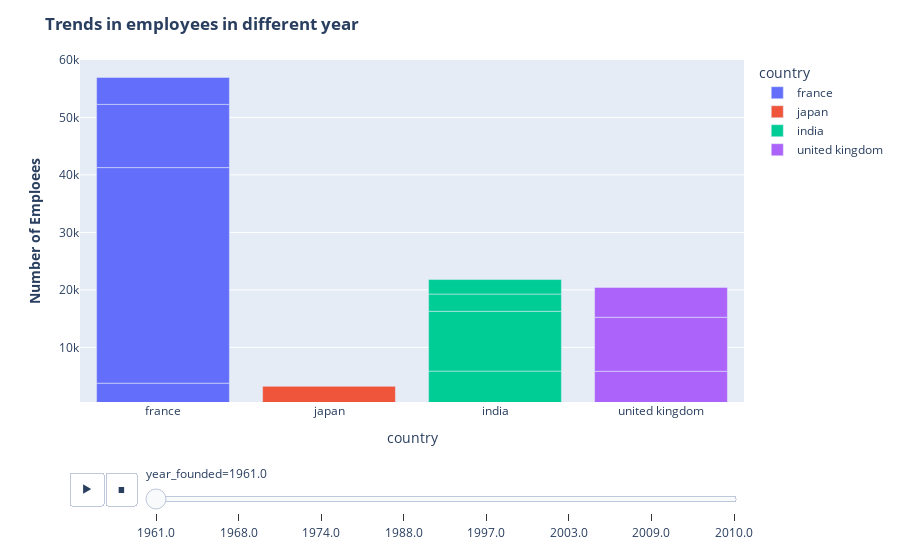

The code cell stored with this chart in its notebook:
### Code cell
import os
import plotly.graph_objects as go
fig=go.Figure()

fig = px.bar(years2, 
           x="country", 
           y="total_employee_estimate",
           color="country",
           animation_frame="year_founded", range_y=[500, 60000])
fig.update_layout(template="plotly",title='<b>Trends in employees in different year</b>',
                 yaxis_title='<b>Number of Emploees</b>')
fig.show()

### Figure 1 — Plotly figure (JSON) as saved in the notebook; plotly's stock layout.template omitted (floating-point values rounded to 4 significant figures)
{"data": [{"alignmentgroup": "True", "hovertemplate": "country=%{x}<br>year_founded=1961.0<br>total_employee_estimate=%{y}<extra></extra>", "legendgroup": "france", "marker": {"color": "#636efa", "pattern": {"shape": ""}}, "name": "france", "offsetgroup": "france", "orientation": "v", "showlegend": true, "textposition": "auto", "type": "bar", "x": ["france", "france", "france", "france"], "xaxis": "x", "y": [3775, 37506, 10998, 4698], "yaxis": "y"}, {"alignmentgroup": "True", "hovertemplate": "country=%{x}<br>year_founded=1961.0<br>total_employee_estimate=%{y}<extra></extra>", "legendgroup": "japan", "marker": {"color": "#EF553B", "pattern": {"shape": ""}}, "name": "japan", "offsetgroup": "japan", "orientation": "v", "showlegend": true, "textposition": "auto", "type": "bar", "x": ["japan"], "xaxis": "x", "y": [3227], "yaxis": "y"}, {"alignmentgroup": "True", "hovertemplate": "country=%{x}<br>year_founded=1961.0<br>total_employee_estimate=%{y}<extra></extra>", "legendgroup": "india", "marker": {"color": "#00cc96", "pattern": {"shape": ""}}, "name": "india", "offsetgroup": "india", "orientation": "v", "showlegend": true, "textposition": "auto", "type": "bar", "x": ["india", "india", "india", "india"], "xaxis": "x", "y": [5874, 10410, 2997, 2523], "yaxis": "y"}, {"alignmentgroup": "True", "hovertemplate": "country=%{x}<br>year_founded=1961.0<br>total_employee_estimate=%{y}<extra></extra>", "legendgroup": "united kingdom", "marker": {"color": "#ab63fa", "pattern": {"shape": ""}}, "name": "united kingdom", "offsetgroup": "united kingdom", "orientation": "v", "showlegend": true, "textposition": "auto", "type": "bar", "x": ["united kingdom", "united kingdom", "united kingdom"], "xaxis": "x", "y": [5849, 9394, 5199], "yaxis": "y"}], "layout": {"barmode": "relative", "legend": {"title": {"text": "country"}, "tracegroupgap": 0}, "margin": {"t": 60}, "sliders": [{"active": 0, "currentvalue": {"prefix": "year_founded="}, "len": 0.9, "pad": {"b": 10, "t": 60}, "steps": [{"args": [["1961.0"], {"frame": {"duration": 0, "redraw": true}, "fromcurrent": true, "mode": "immediate", "transition": {"duration": 0, "easing": "linear"}}], "label": "1961.0", "method": "animate"}, {"args": [["1968.0"], {"frame": {"duration": 0, "redraw": true}, "fromcurrent": true, "mode": "immediate", "transition": {"duration": 0, "easing": "linear"}}], "label": "1968.0", "method": "animate"}, {"args": [["1974.0"], {"frame": {"duration": 0, "redraw": true}, "fromcurrent": true, "mode": "immediate", "transition": {"duration": 0, "easing": "linear"}}], "label": "1974.0", "method": "animate"}, {"args": [["1988.0"], {"frame": {"duration": 0, "redraw": true}, "fromcurrent": true, "mode": "immediate", "transition": {"duration": 0, "easing": "linear"}}], "label": "1988.0", "method": "animate"}, {"args": [["1997.0"], {"frame": {"duration": 0, "redraw": true}, "fromcurrent": true, "mode": "immediate", "transition": {"duration": 0, "easing": "linear"}}], "label": "1997.0", "method": "animate"}, {"args": [["2003.0"], {"frame": {"duration": 0, "redraw": true}, "fromcurrent": true, "mode": "immediate", "transition": {"duration": 0, "easing": "linear"}}], "label": "2003.0", "method": "animate"}, {"args": [["2009.0"], {"frame": {"duration": 0, "redraw": true}, "fromcurrent": true, "mode": "immediate", "transition": {"duration": 0, "easing": "linear"}}], "label": "2009.0", "method": "animate"}, {"args": [["2010.0"], {"frame": {"duration": 0, "redraw": true}, "fromcurrent": true, "mode": "immediate", "transition": {"duration": 0, "easing": "linear"}}], "label": "2010.0", "method": "animate"}], "x": 0.1, "xanchor": "left", "y": 0, "yanchor": "top"}], "title": {"text": "<b>Trends in employees in different year</b>"}, "updatemenus": [{"buttons": [{"args": [null, {"frame": {"duration": 500, "redraw": true}, "fromcurrent": true, "mode": "immediate", "transition": {"duration": 500, "easing": "linear"}}], "label": "&#9654;", "method": "animate"}, {"args": [[null], {"frame": {"duration": 0, "redraw": true}, "fromcurrent": true, "mode": "immediate", "transition": {"duration": 0, "easing": "linear"}}], "label": "&#9724;", "method": "animate"}], "direction": "left", "pad": {"r": 10, "t": 70}, "showactive": false, "type": "buttons", "x": 0.1, "xanchor": "right", "y": 0, "yanchor": "top"}], "xaxis": {"anchor": "y", "categoryarray": ["france", "japan", "india", "united kingdom"], "categoryorder": "array", "domain": [0, 1], "title": {"text": "country"}}, "yaxis": {"anchor": "x", "domain": [0, 1], "range": [500, 60000], "title": {"text": "<b>Number of Emploees</b>"}}}}
